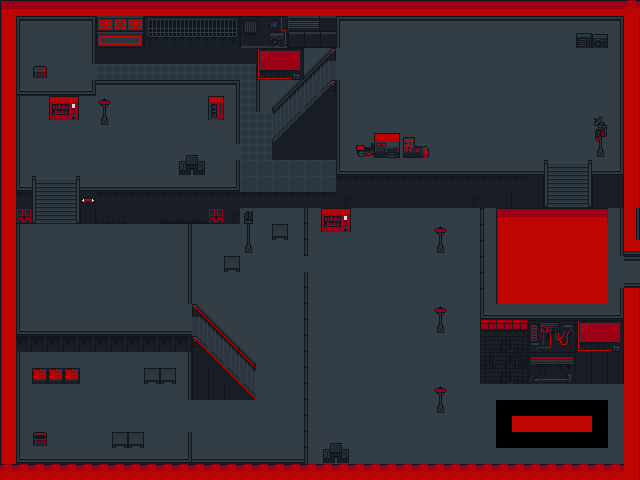

A level layout from a 2D game, rendered from its tile map. Below: a short description, then the map file with tile-grid data replaced by summaries:
An orthogonal 40x30 tile map with 16x16 px tiles, 2 tile layers (Tile Layer 2, Tile Layer 1), 4 tilesets and 1 object (Player).

<map version="1.10" tiledversion="1.11.0" orientation="orthogonal" renderorder="right-down" width="40" height="30" tilewidth="16" tileheight="16" infinite="0" nextlayerid="4" nextobjectid="2">
 <tileset firstgid="1" source="CodeQuest.tsx" />
 <tileset firstgid="3405" source="CodeQuest6.tsx" />
 <tileset firstgid="3652" source="CodeQuest2.tsx" />
 <tileset firstgid="3799" source="CodeQuest3.tsx" />
 <layer id="2" name="Tile Layer 2" width="40" height="30">
  <data>[1200 cells, 1184 non-empty, 7 distinct tile ids]</data>
 </layer>
 <layer id="1" name="Tile Layer 1" width="40" height="30">
  <data>[1200 cells, 1193 non-empty, 142 distinct tile ids]</data>
 </layer>
 <objectgroup id="3" name="spawnpoint">
  <object id="1" name="Player" type="Player" x="45.3333" y="42" />
 </objectgroup>
</map>
